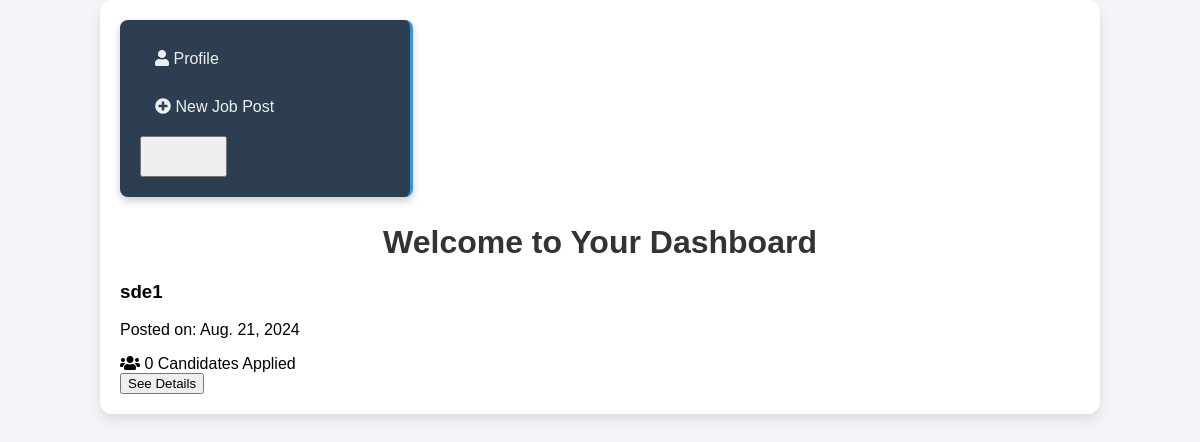
The app's page /hrdash/ (signed in) with its own data.
### hr/models.py (models this page shows)
class JobPost(models.Model):
    user = models.ForeignKey(to=User,on_delete=models.CASCADE)
    title = models.CharField(max_length=200)
    address = models.CharField(max_length=100)
    compnayName = models.CharField(max_length=100)
    salaryLow = models.IntegerField(default=0)
    salaryHigh = models.IntegerField(default=0)
    applyCount =  models.IntegerField(default=0)
    lastDateToApply = models.DateField()
    def __str__(self):
        return str(self.title)

### hr/views.py (the view)
# urls.py: path('hrdash/',views.hrHome,name='hrdash'),
@login_required
def hrHome(request):
    jobposts = JobPost.objects.filter(user=request.user)
    print(jobposts)
    return render(request,'hr/hrdashbordh.html',{'jobposts':jobposts})

### hr/templates/hr/hrdashbordh.html (shortened to what this page needs)
<!DOCTYPE html>
<html lang="en">
<head>
  <link rel="stylesheet" href="https://cdnjs.cloudflare.com/ajax/libs/font-awesome/5.15.3/css/all.min.css">
</head>
<body>
  <div class="container">
    {% include "hr/navbar.html" %}
    <div class="content">
      <h2>Welcome to Your Dashboard</h2>
      <div class="job-cards">
        {% for job in jobposts %}
        <div class="job-card">
          <h3>{{job.title}}</h3>
          <p>Posted on: {{job.lastDateToApply}}</p>
          <div class="apply-count">
            <i class="fas fa-users"></i>
            <span>{{job.applyCount}} Candidates Applied</span>
          </div>
          <button class="details-button"><a href="{% url 'candidatedetails' job.id %}" style="text-decoration: none; color: inherit;">See Details</a></button>
        </div>
        {% endfor %}
      </div>
    </div>
  </div>
</body>
</html>

### hr/templates/hr/hrdashbordh.html (style rules this page uses)
body { font-family: 'Arial', sans-serif; background-color: #f4f4f9; margin: 0; padding: 0; animation: fadeIn 1s ease-in-out; }
.container { width: 80%; max-width: 1200px; margin: 0 auto; padding: 20px; background: #ffffff; border-radius: 12px; box-shadow: 0 6px 12px rgba(0, 0, 0, 0.1); animation: slideIn 1s ease-in-out; }
h2 { color: #333; margin-bottom: 20px; text-align: center; font-size: 2rem; font-weight: 700; animation: fadeIn 2s ease-in-out; }

### records on screen
JobPost: title "sde1", lastDateToApply "Aug. 21, 2024", applyCount "0"
